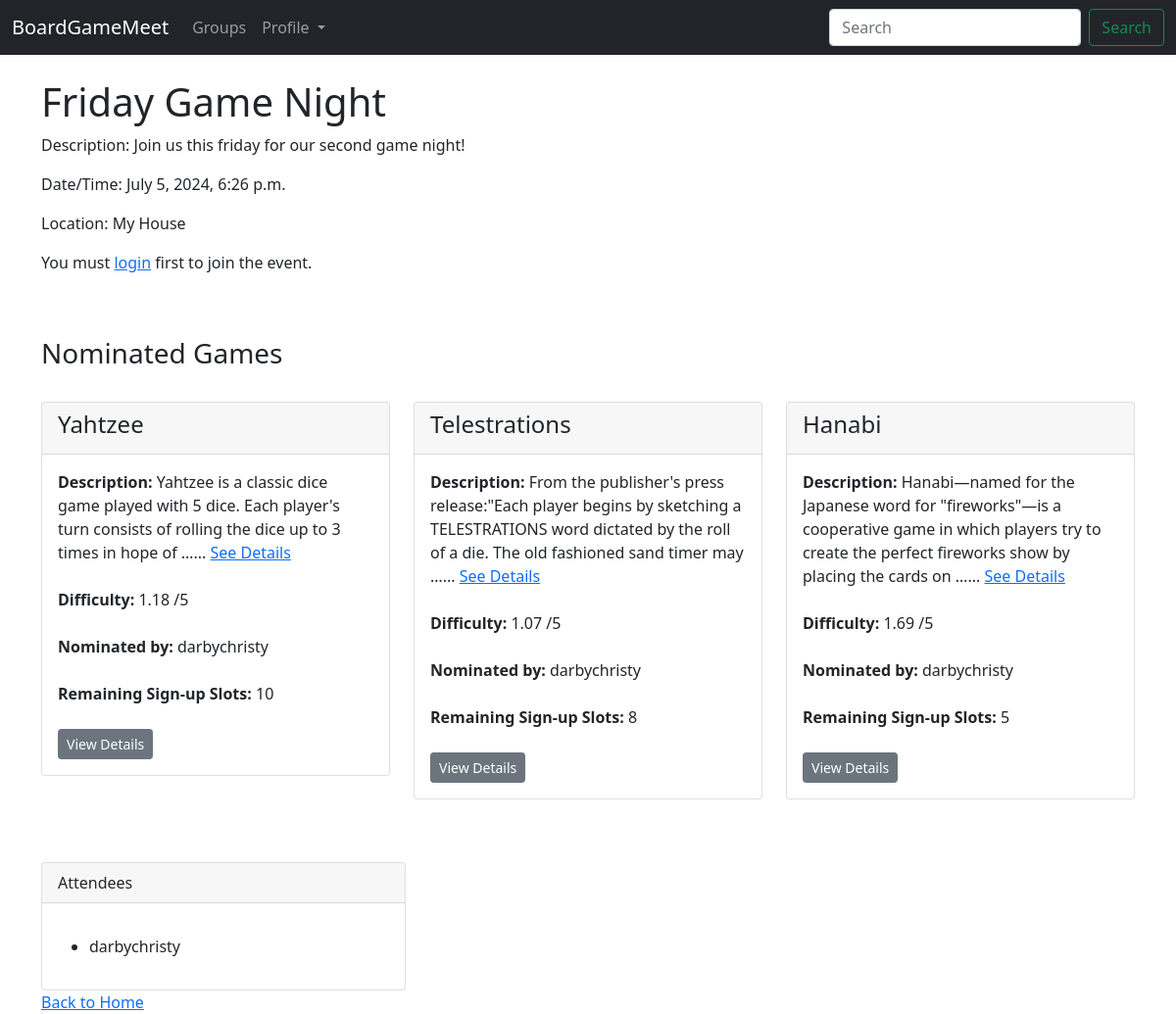
Before: /event/2/ with the older database file.
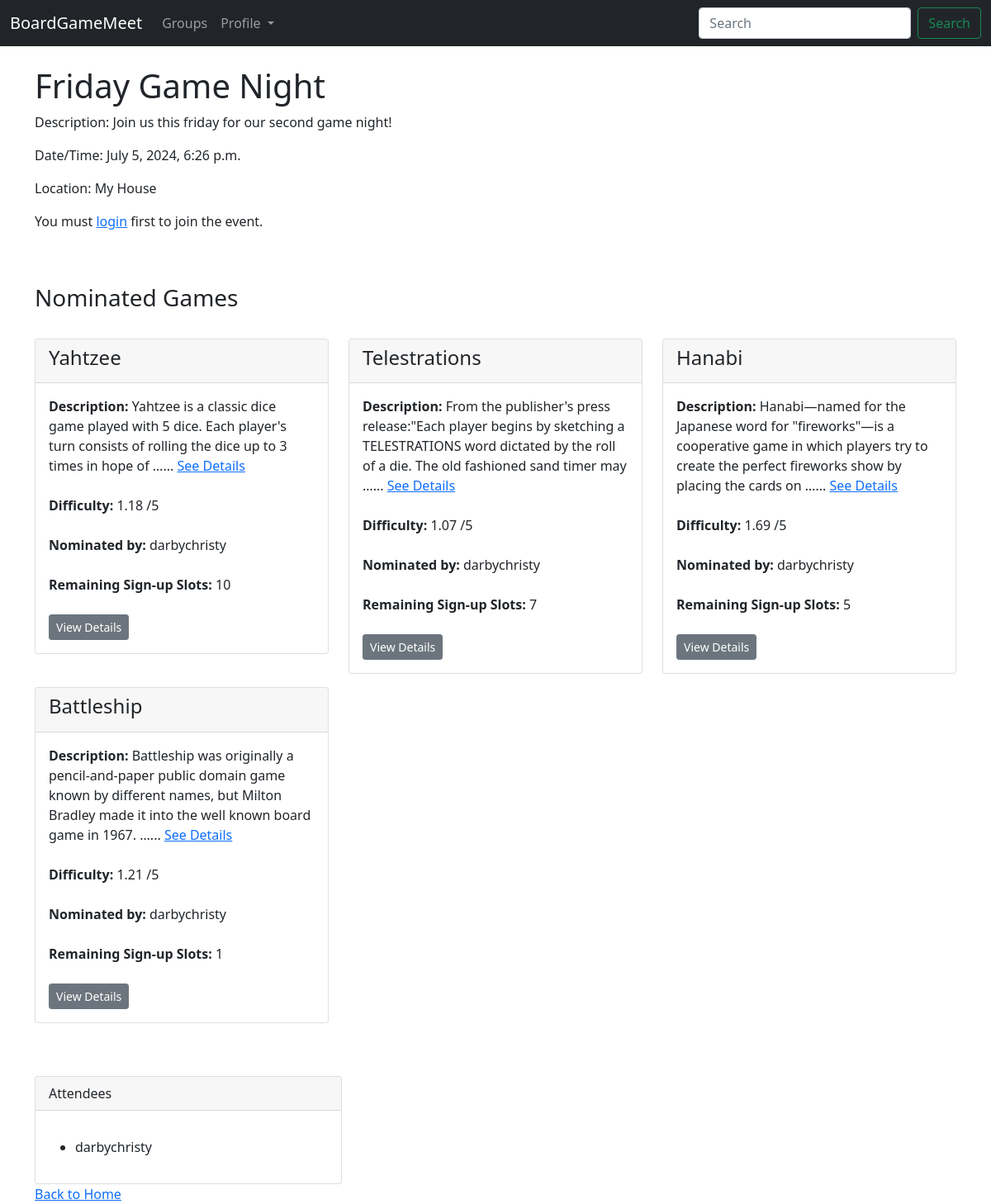
After: the same page with the newer database file.
### boardgame/models.py (models this page shows, shortened)
class GameNomination(models.Model):
    event = models.ForeignKey(Event, on_delete=models.CASCADE)
    game = models.ForeignKey(Game, on_delete=models.CASCADE)
    nominator = models.ForeignKey(User, on_delete=models.CASCADE)
    date_nominated = models.DateTimeField(auto_now_add=True)
    class Meta:
        unique_together = ('event', 'game')

class Game(models.Model):
    name = models.CharField(max_length=200)
    min_players = models.PositiveIntegerField(blank=True, null=True)
    max_players = models.PositiveIntegerField(blank=True, null=True)
    min_playtime = models.PositiveIntegerField(blank=True, null=True)
    max_playtime = models.PositiveIntegerField(blank=True, null=True)
    age =models.PositiveIntegerField(blank=True, null=True)
    weight = models.CharField(max_length=10, blank=True, null=True)
    description = models.TextField(blank=True, null=True)
    thumbnail = models.URLField(blank=True, null=True)

### boardgame/views.py (the view, shortened to what this page needs)
# urls.py: path('event/<int:event_id>/', views.event_details, name='event_details'),
def event_details(request, event_id):
    event = get_object_or_404(Event, id=event_id)
    attendees = event.attendees.all()
    nominations = event.gamenomination_set.all()
    is_attending = attendees.filter(id=request.user.id).exists() #check to see if current user is attending
    nominations_with_slots = []
    for nomination in nominations:
        signed_up_count = GameSignup.objects.filter(nomination=nomination).count()
        remaining_slots = nomination.game.max_players - signed_up_count
        nominations_with_slots.append({
            'nomination': nomination,
            'remaining_slots': remaining_slots
        })
    context = {
        'event': event,
        'attendees': attendees,
        'is_attending': is_attending,
        'nominations': nominations,
        'nominations_with_slots': nominations_with_slots,
    }
    return render(request, 'boardgame/event_details.html', context)

### boardgame/models.py (called while the page is built)
    def __str__(self):
        return self.name

### boardgame/templates/boardgame/event_details.html (shortened to what this page needs)
{% extends 'boardgame/base.html' %}
{% load static %}
{% block content %}
<body>
    <head>
    </head>
    <h1>{{ event.title }}</h1>
    <p>Description: {{ event.description }}</p>
    <p>Date/Time: {{ event.date_time }}</p>
    <p>Location: {{ event.location }}</p>
    <div>
        {% if user.is_authenticated %}
        <form method="post" action="">
            {% csrf_token %}
            {% if is_attending %}
            <button type="submit" class="btn btn-secondary btn-sm" name="leave">Leave Event</button>
            <a href="{% url 'nominate_game' event.id %}" class="btn btn-secondary btn-sm">Nominate Game</a>
            {% else %}
            <button type="submit" class="btn btn-secondary btn-sm" name="join">Join Event</button>
            {% endif %}
        </form>
        {% else %}
        <p>You must <a href="{% url 'login' %}">login</a> first to join the event.</p>
        {% endif %}
    </div>
    <br /> <br />
    <h3>Nominated Games</h3>
    <br />
    <div class="row">
        {% for item in nominations_with_slots %}
        <div class="col-md-4 mb-3">
            <div class="card">
                <div class="card-header">
                    <h4>{{ item.nomination.game.name }}</h4>
                </div>
                <div class="card-body">
                    <p class="card-text">
                        <b>Description:</b> {{ item.nomination.game.description|truncatewords:25|striptags|safe }}... <a href="{% url 'game_details' event.id item.nomination.game.id %}">See Details</a>
                        <br /><br />
                        <b>Difficulty:</b> {{ item.nomination.game.weight }} /5
                        <br/><br/>
                        <b>Nominated by:</b> {{ item.nomination.nominator.username }}
                        <br/><br/>
                        <b>Remaining Sign-up Slots:</b> {{ item.remaining_slots }}
                        <br/><br/>
                        <a href="{% url 'game_details' event.id item.nomination.game.id %}" class="btn btn-secondary btn-sm">View Details</a>
                    </p>
                </div>
            </div>
        </div>
        {% endfor %}
    </div>
    <br /> <br />
    <div class="col-sm-4">
        <div class="card">
            <div class="card-header">
                Attendees
            </div>
            <div class="card-body">
                <p class="card-text">
                    <ul>
                        {% for attendee in attendees %}
                        <li>{{ attendee.username }}</li>
                        {% endfor %}
                    </ul>
                </p>
            </div>
        </div>
    </div>
    <div>
        <a href="{% url 'home' %}">Back to Home</a>
    </div>
</body>
{% endblock %}

Changed rows visible on the page:
computed for GameNomination "Telestrations": remaining_slots "8" → "7"
added GameNomination: nomination.game.name "Battleship", nomination.game.description "Battleship was originally a pencil-and-paper public domain game known by different names, but Milton Bradley made it into the well known board game in 1967. …", nomination.game.weight "1.21", nomination.nominator.username "darbychristy", remaining_slots "1"
